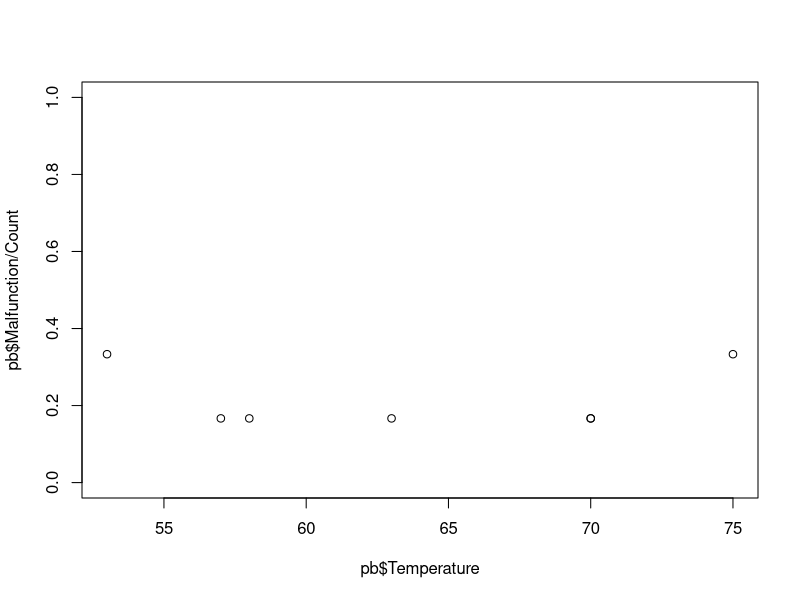

Generate this figure with R:
## ---- chunk 1
dataShuttle <- read.csv("shuttle.csv",header=T)
summary(dataShuttle)

## ---- chunk 2
pb <- dataShuttle[dataShuttle$Malfunction>0,]
pb

## ---- chunk 3
plot(data=pb, pb$Malfunction/Count ~ pb$Temperature, ylim=c(0,1))
## ---- chunk 4
logistic_reg = glm(data=pb, Malfunction/Count ~ Temperature, weights=Count, 
                   family=binomial(link='logit'))
summary(logistic_reg)
